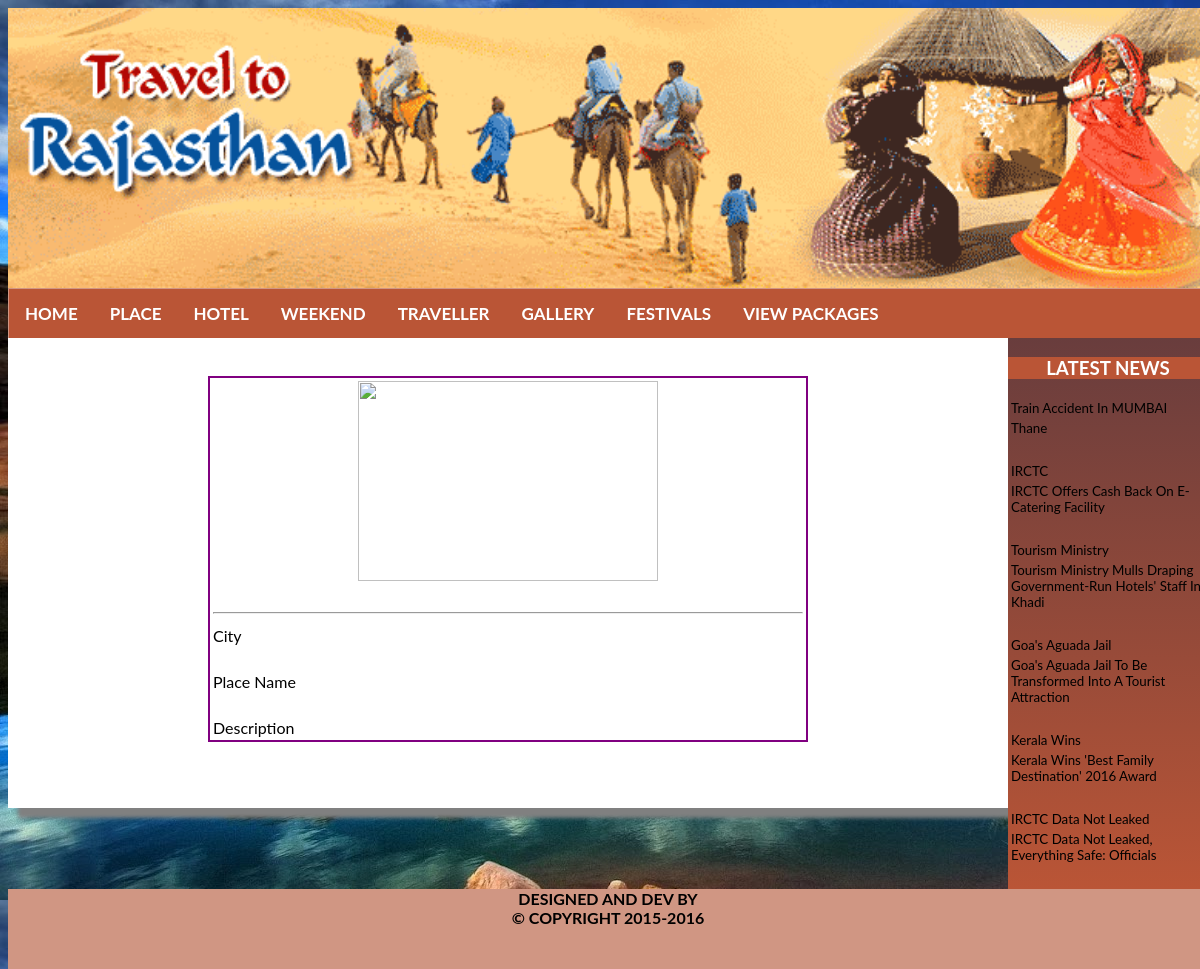
Page /tourism/user/view_place_desc.php on the committed database.
### tables this page shows
CREATE TABLE IF NOT EXISTS `news` (
  `id` int(200) NOT NULL AUTO_INCREMENT,
  `news_name` varchar(200) NOT NULL,
  `description` varchar(200) NOT NULL,
  `photo` varchar(200) NOT NULL,
  PRIMARY KEY (`id`)
);

### tourism/user/view_place_desc.php (the view, shortened to what this page needs)
<?php
	include('head.php');
	$city=$_REQUEST["a"];
	$place=$_REQUEST["b"];
	$r=mysql_query("Select * from place_description where city='$city' and place_name='$place'");
	echo "<br/><br/><table width='60%' align='center' style='border:2px solid purple'>";
	if($row=mysql_Fetch_Array($r))
	{
		echo "<tr><td colspan='2' align='center'>
		<image src='../admin/place_photo/$row[5]' height=200 width=300></td></tr>";
		echo "<tR><td colspan='2'>&nbsp;<hr/></td></tr>";
		echo "<tr><td>City</td><td>$row[1]</td></tr>";
		echo "<tR><td colspan='2'>&nbsp;</td></tr>";
		echo "<tr><td>Place Name</td><td>$row[2]</td></tr>";
		echo "<tR><td colspan='2'>&nbsp;</td></tr>";
		echo "<tr><td>Description</td><td>$row[4]</td></tr>";
	}
?>
</table>
<?php
include('footer.php');
?>

### tourism/user/footer.php (shortened to what this page needs)
	</div>
					<div id='left'>
						<h3 style='background:#BA5536;color:white' ><center>LATEST NEWS</center></h3>
				<marquee direction='up' scrollamount=6>
					<table height='400px'>
						<?php
							$r=mysql_Query("select * from news");
						while($row=mysql_Fetch_array($r))
							{
								echo "<tr><td style='text-transform:capitalize;
								font-size:10pt'>",$row[1],"</td></tr>";
								echo "<tr><td style='text-transform:capitalize;
								font-size:10pt'>",$row[2],"</td></tr>";
								echo "<tr><td>&nbsp;</td></tr>";
							}
						?>
						</table>
					</marquee>
					</div>
	<div id='footer'>
			DESIGNED AND DEV BY</br>
			&copy; COPYRIGHT 2015-2016
		</div>
	</div>
</body>
</html>

### tourism/user/css/style.css (style rules this page uses)
body { background:url(../images/100.jpg); }
#left { height:auto; width:200px; background:-webkit-linear-gradient(#693D3D,#BA5536); float:right; }
#footer { clear:both; width:1200px; height:80px; background:#D09683; color:black; text-align:center; font-weight:Bold; }

### tourism/user/head.php (style rules this page uses)
body { font-family: "Lato", sans-serif; }

### rows in the picture
news: news_name "Train Accident In MUMBAI", description "Thane"
news: news_name "IRCTC", description "IRCTC Offers Cash Back On E-Catering Facility"
news: news_name "Tourism Ministry", description "Tourism Ministry Mulls Draping Government-Run Hotels' Staff In Khadi"
news: news_name "Goa's Aguada Jail", description "Goa's Aguada Jail To Be Transformed Into A Tourist Attraction"
news: news_name "Kerala Wins", description "Kerala Wins 'Best Family Destination' 2016 Award"
news: news_name "IRCTC Data Not Leaked", description "IRCTC Data Not Leaked, Everything Safe: Officials"
